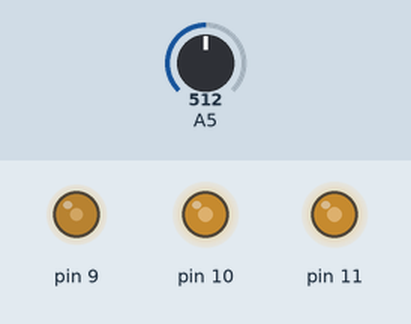
Bench run of a sketch on a simulated Arduino Uno, built with avr-gcc and run on an emulated ATmega328P. On the bench: output pins drawn as LEDs (lit = HIGH). The inputs (shaded band) are chosen by the test bench; at power-on: A5 = 512.

Above: at 1.2 s.
1.3 s: A5 set to 716
At 2.3 s:
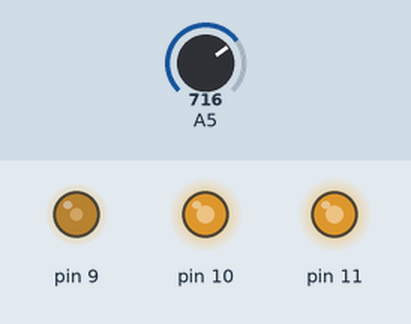
2.8 s: A5 set to 900
At 3.5 s:
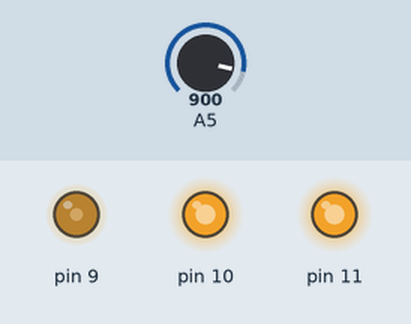
4.3 s: A5 set to 511
At 4.6 s:
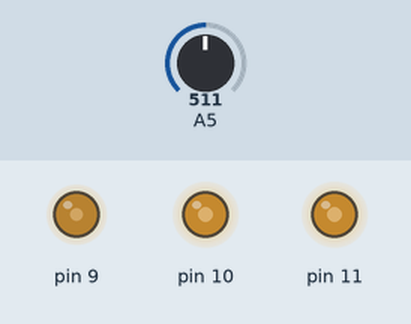
5.8 s: A5 set to 122
At 7.0 s:
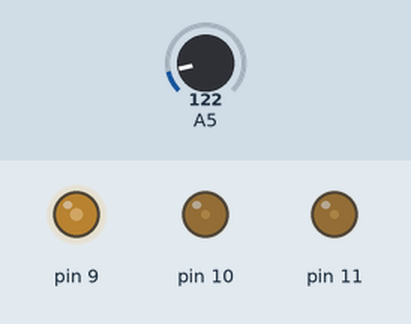
7.3 s: A5 set to 0
At 8.1 s:
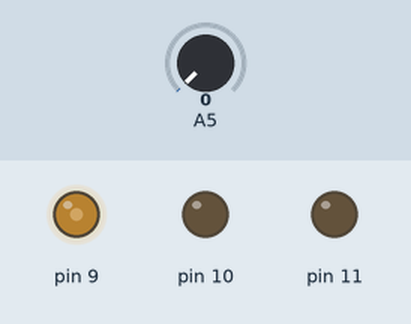
Timing chart, 0 to 9.8 s (numbered marks = the images above; inputs shaded):
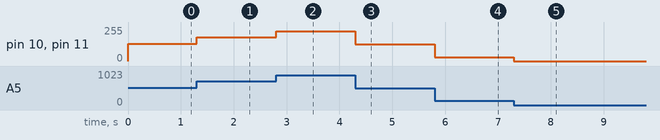

Measured:
- after the input at 1.3 s, pin 10, pin 11: 128/255 → 179/255 at once
- after the input at 2.8 s, pin 10, pin 11: 179/255 → 225/255 at once
- after the input at 4.3 s, pin 10, pin 11: 225/255 → 127/255 at once
- after the input at 5.8 s, pin 10, pin 11: 127/255 → 30/255 at once
- after the input at 7.3 s, pin 10, pin 11: 30/255 → 0/255 at once

The sketch:

Iluminacion_RGB.ino
```cpp
void setup() {
  analogWrite(9, 100);
}

void loop() {
  analogWrite(11, analogRead(A5) / 4);
  analogWrite(10, analogRead(A5) / 4);
}
```
